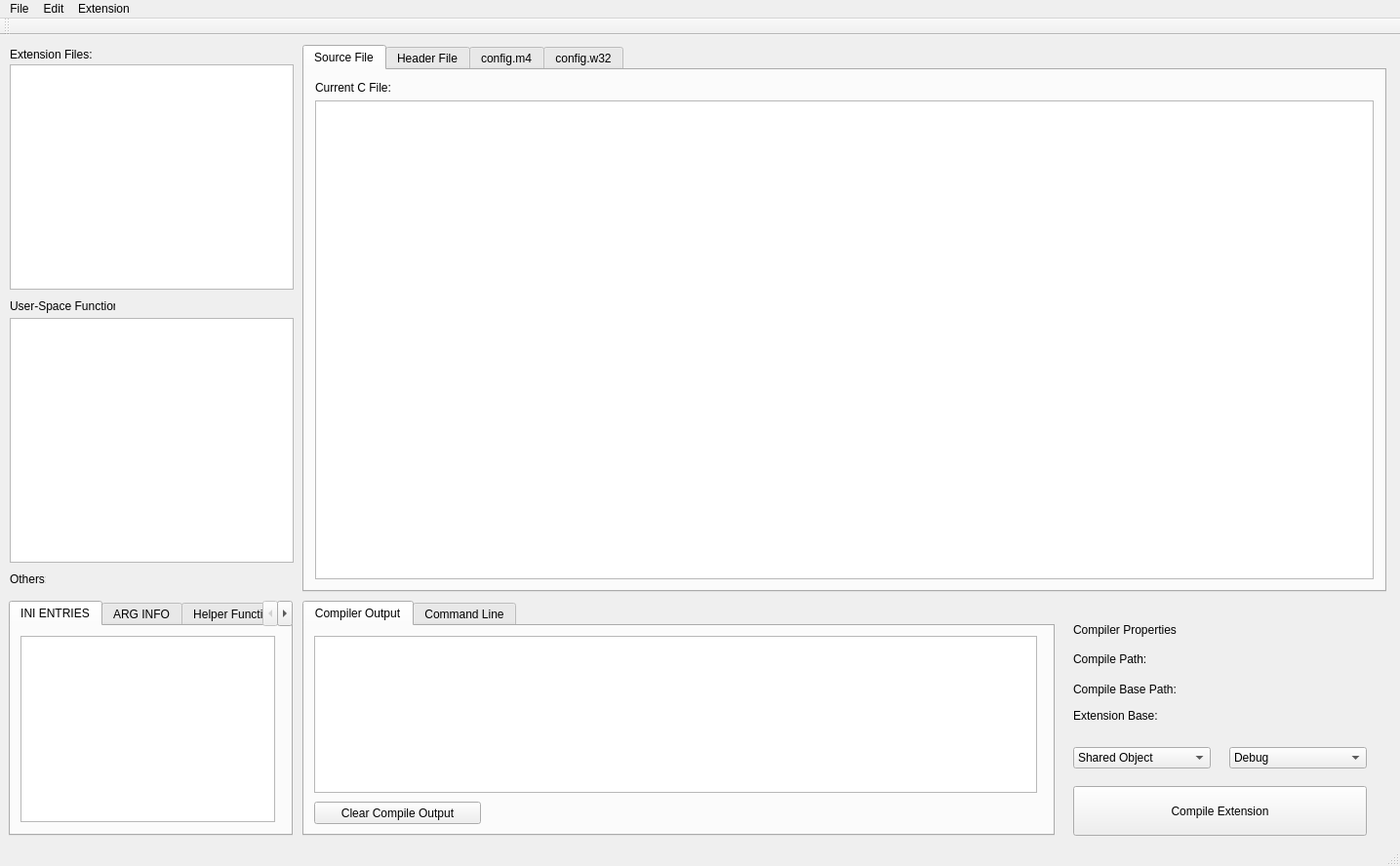
<?xml version="1.0" encoding="UTF-8"?>
<ui version="4.0">
 <class>MainWindow</class>
 <widget class="QMainWindow" name="MainWindow">
  <property name="geometry">
   <rect>
    <x>0</x>
    <y>0</y>
    <width>1435</width>
    <height>888</height>
   </rect>
  </property>
  <property name="sizePolicy">
   <sizepolicy hsizetype="Preferred" vsizetype="Preferred">
    <horstretch>0</horstretch>
    <verstretch>0</verstretch>
   </sizepolicy>
  </property>
  <property name="windowTitle">
   <string>PHP Extension Editor</string>
  </property>
  <widget class="QWidget" name="centralWidget">
   <property name="sizePolicy">
    <sizepolicy hsizetype="Preferred" vsizetype="Preferred">
     <horstretch>0</horstretch>
     <verstretch>0</verstretch>
    </sizepolicy>
   </property>
   <widget class="QTabWidget" name="tabWidget">
    <property name="geometry">
     <rect>
      <x>310</x>
      <y>10</y>
      <width>1111</width>
      <height>561</height>
     </rect>
    </property>
    <property name="sizePolicy">
     <sizepolicy hsizetype="Expanding" vsizetype="Expanding">
      <horstretch>0</horstretch>
      <verstretch>0</verstretch>
     </sizepolicy>
    </property>
    <property name="currentIndex">
     <number>0</number>
    </property>
    <property name="tabsClosable">
     <bool>false</bool>
    </property>
    <widget class="QWidget" name="tab">
     <attribute name="title">
      <string>Source File</string>
     </attribute>
     <layout class="QVBoxLayout" name="verticalLayout_2">
      <item>
       <widget class="QLabel" name="label_cFile">
        <property name="text">
         <string>Current C File:</string>
        </property>
       </widget>
      </item>
      <item>
       <widget class="QPlainTextEdit" name="textEdit_cFile">
        <property name="font">
         <font>
          <family>Courier</family>
          <pointsize>10</pointsize>
         </font>
        </property>
       </widget>
      </item>
     </layout>
    </widget>
    <widget class="QWidget" name="tab_2">
     <attribute name="title">
      <string>Header File</string>
     </attribute>
     <layout class="QVBoxLayout" name="verticalLayout_3">
      <item>
       <widget class="QLabel" name="label_hFile">
        <property name="text">
         <string>Current H File:</string>
        </property>
       </widget>
      </item>
      <item>
       <widget class="QPlainTextEdit" name="textEdit_hFile">
        <property name="font">
         <font>
          <family>Courier</family>
          <pointsize>10</pointsize>
         </font>
        </property>
       </widget>
      </item>
     </layout>
    </widget>
    <widget class="QWidget" name="tab_3">
     <attribute name="title">
      <string>config.m4</string>
     </attribute>
     <layout class="QVBoxLayout" name="verticalLayout_4">
      <item>
       <widget class="QLabel" name="label_5">
        <property name="text">
         <string>Please note: Any changes to this document are saved strait away.</string>
        </property>
       </widget>
      </item>
      <item>
       <widget class="QPlainTextEdit" name="plainTextEdit_config_m4">
        <property name="font">
         <font>
          <family>Courier</family>
          <pointsize>10</pointsize>
         </font>
        </property>
       </widget>
      </item>
     </layout>
    </widget>
    <widget class="QWidget" name="tab_5">
     <attribute name="title">
      <string>config.w32</string>
     </attribute>
     <layout class="QVBoxLayout" name="verticalLayout_5">
      <item>
       <widget class="QLabel" name="label_6">
        <property name="text">
         <string>Please note: Any changes to this document are saved strait away.</string>
        </property>
       </widget>
      </item>
      <item>
       <widget class="QPlainTextEdit" name="plainTextEdit_config_w32">
        <property name="font">
         <font>
          <family>Courier</family>
          <pointsize>10</pointsize>
         </font>
        </property>
       </widget>
      </item>
     </layout>
    </widget>
   </widget>
   <widget class="QPushButton" name="pushButton_compileExtension">
    <property name="geometry">
     <rect>
      <x>1100</x>
      <y>770</y>
      <width>301</width>
      <height>51</height>
     </rect>
    </property>
    <property name="text">
     <string>Compile Extension</string>
    </property>
   </widget>
   <widget class="QComboBox" name="comboBox_compileType">
    <property name="geometry">
     <rect>
      <x>1100</x>
      <y>730</y>
      <width>141</width>
      <height>22</height>
     </rect>
    </property>
    <item>
     <property name="text">
      <string>Shared Object</string>
     </property>
    </item>
    <item>
     <property name="text">
      <string>Static</string>
     </property>
    </item>
   </widget>
   <widget class="QLabel" name="label_path_phpSDKBase">
    <property name="geometry">
     <rect>
      <x>1100</x>
      <y>630</y>
      <width>291</width>
      <height>20</height>
     </rect>
    </property>
    <property name="text">
     <string>Compile Path:</string>
    </property>
   </widget>
   <widget class="QLabel" name="label_path_compileBase">
    <property name="geometry">
     <rect>
      <x>1100</x>
      <y>660</y>
      <width>291</width>
      <height>21</height>
     </rect>
    </property>
    <property name="text">
     <string>Compile Base Path:</string>
    </property>
   </widget>
   <widget class="QLabel" name="label_path_extBase">
    <property name="geometry">
     <rect>
      <x>1100</x>
      <y>690</y>
      <width>281</width>
      <height>16</height>
     </rect>
    </property>
    <property name="text">
     <string>Extension Base:</string>
    </property>
   </widget>
   <widget class="QLabel" name="label_4">
    <property name="geometry">
     <rect>
      <x>1100</x>
      <y>600</y>
      <width>271</width>
      <height>20</height>
     </rect>
    </property>
    <property name="text">
     <string>Compiler Properties</string>
    </property>
   </widget>
   <widget class="QComboBox" name="comboBox">
    <property name="geometry">
     <rect>
      <x>1260</x>
      <y>730</y>
      <width>141</width>
      <height>22</height>
     </rect>
    </property>
    <item>
     <property name="text">
      <string>Debug</string>
     </property>
    </item>
    <item>
     <property name="text">
      <string>Release</string>
     </property>
    </item>
   </widget>
   <widget class="QLabel" name="label_3">
    <property name="geometry">
     <rect>
      <x>10</x>
      <y>10</y>
      <width>291</width>
      <height>20</height>
     </rect>
    </property>
    <property name="text">
     <string>Extension Files:</string>
    </property>
   </widget>
   <widget class="QLabel" name="label">
    <property name="geometry">
     <rect>
      <x>10</x>
      <y>270</y>
      <width>108</width>
      <height>16</height>
     </rect>
    </property>
    <property name="text">
     <string>User-Space Functions:</string>
    </property>
   </widget>
   <widget class="QListWidget" name="listWidget_extensionFiles">
    <property name="geometry">
     <rect>
      <x>10</x>
      <y>30</y>
      <width>291</width>
      <height>231</height>
     </rect>
    </property>
    <property name="sizePolicy">
     <sizepolicy hsizetype="Fixed" vsizetype="Fixed">
      <horstretch>0</horstretch>
      <verstretch>0</verstretch>
     </sizepolicy>
    </property>
    <property name="minimumSize">
     <size>
      <width>0</width>
      <height>0</height>
     </size>
    </property>
    <property name="maximumSize">
     <size>
      <width>16777215</width>
      <height>16777215</height>
     </size>
    </property>
    <property name="baseSize">
     <size>
      <width>0</width>
      <height>200</height>
     </size>
    </property>
   </widget>
   <widget class="QListWidget" name="listWidget_phpFE">
    <property name="geometry">
     <rect>
      <x>10</x>
      <y>290</y>
      <width>291</width>
      <height>251</height>
     </rect>
    </property>
    <property name="sizePolicy">
     <sizepolicy hsizetype="Fixed" vsizetype="Fixed">
      <horstretch>0</horstretch>
      <verstretch>0</verstretch>
     </sizepolicy>
    </property>
    <property name="minimumSize">
     <size>
      <width>0</width>
      <height>0</height>
     </size>
    </property>
    <property name="maximumSize">
     <size>
      <width>16777215</width>
      <height>16777215</height>
     </size>
    </property>
    <property name="baseSize">
     <size>
      <width>0</width>
      <height>100</height>
     </size>
    </property>
   </widget>
   <widget class="QLabel" name="label_2">
    <property name="geometry">
     <rect>
      <x>10</x>
      <y>550</y>
      <width>37</width>
      <height>16</height>
     </rect>
    </property>
    <property name="text">
     <string>Others:</string>
    </property>
   </widget>
   <widget class="QTabWidget" name="tabWidget_2">
    <property name="geometry">
     <rect>
      <x>9</x>
      <y>580</y>
      <width>291</width>
      <height>241</height>
     </rect>
    </property>
    <property name="sizePolicy">
     <sizepolicy hsizetype="Fixed" vsizetype="Fixed">
      <horstretch>0</horstretch>
      <verstretch>0</verstretch>
     </sizepolicy>
    </property>
    <property name="minimumSize">
     <size>
      <width>0</width>
      <height>0</height>
     </size>
    </property>
    <property name="baseSize">
     <size>
      <width>200</width>
      <height>190</height>
     </size>
    </property>
    <property name="currentIndex">
     <number>0</number>
    </property>
    <widget class="QWidget" name="widget">
     <attribute name="title">
      <string>INI ENTRIES</string>
     </attribute>
     <widget class="QListWidget" name="listWidget_2">
      <property name="geometry">
       <rect>
        <x>10</x>
        <y>10</y>
        <width>261</width>
        <height>191</height>
       </rect>
      </property>
     </widget>
    </widget>
    <widget class="QWidget" name="tab_4">
     <attribute name="title">
      <string>ARG INFO</string>
     </attribute>
    </widget>
    <widget class="QWidget" name="tab_6">
     <attribute name="title">
      <string>Helper Functions</string>
     </attribute>
    </widget>
   </widget>
   <widget class="QTabWidget" name="tabWidget_compile">
    <property name="geometry">
     <rect>
      <x>310</x>
      <y>580</y>
      <width>771</width>
      <height>241</height>
     </rect>
    </property>
    <property name="currentIndex">
     <number>0</number>
    </property>
    <widget class="QWidget" name="tab_7">
     <attribute name="title">
      <string>Compiler Output</string>
     </attribute>
     <widget class="QPlainTextEdit" name="plainTextEdit_compile_out">
      <property name="geometry">
       <rect>
        <x>10</x>
        <y>10</y>
        <width>741</width>
        <height>161</height>
       </rect>
      </property>
     </widget>
     <widget class="QPushButton" name="pushButton_compileClearOutput">
      <property name="geometry">
       <rect>
        <x>10</x>
        <y>180</y>
        <width>171</width>
        <height>23</height>
       </rect>
      </property>
      <property name="text">
       <string>Clear Compile Output</string>
      </property>
     </widget>
    </widget>
    <widget class="QWidget" name="tab_8">
     <attribute name="title">
      <string>Command Line</string>
     </attribute>
    </widget>
   </widget>
  </widget>
  <widget class="QMenuBar" name="menuBar">
   <property name="geometry">
    <rect>
     <x>0</x>
     <y>0</y>
     <width>1435</width>
     <height>21</height>
    </rect>
   </property>
   <widget class="QMenu" name="menuFile">
    <property name="title">
     <string>File</string>
    </property>
    <addaction name="actionLoad_Extension"/>
    <addaction name="actionCreate_Extension"/>
    <addaction name="separator"/>
    <addaction name="actionSave_Current_Document"/>
    <addaction name="actionSave_All_Documents"/>
    <addaction name="separator"/>
   </widget>
   <widget class="QMenu" name="menuExtension">
    <property name="title">
     <string>Extension</string>
    </property>
    <addaction name="actionExtension_Properties"/>
    <addaction name="actionCreate_Test"/>
    <addaction name="actionCompile_Extension"/>
   </widget>
   <widget class="QMenu" name="menuEdit">
    <property name="title">
     <string>Edit</string>
    </property>
    <addaction name="actionPreferences"/>
   </widget>
   <addaction name="menuFile"/>
   <addaction name="menuEdit"/>
   <addaction name="menuExtension"/>
  </widget>
  <widget class="QToolBar" name="mainToolBar">
   <attribute name="toolBarArea">
    <enum>TopToolBarArea</enum>
   </attribute>
   <attribute name="toolBarBreak">
    <bool>false</bool>
   </attribute>
  </widget>
  <widget class="QStatusBar" name="statusBar"/>
  <action name="actionLoad_Extension">
   <property name="text">
    <string>Load Extension...</string>
   </property>
  </action>
  <action name="actionCreate_Extension">
   <property name="text">
    <string>Create  Extension...</string>
   </property>
  </action>
  <action name="actionPreferences">
   <property name="text">
    <string>Preferences...</string>
   </property>
  </action>
  <action name="actionGo_to_PHP_Function">
   <property name="text">
    <string>Go to PHP Function</string>
   </property>
  </action>
  <action name="actionCreate_Test">
   <property name="text">
    <string>Create Test</string>
   </property>
  </action>
  <action name="actionCompile_Extension">
   <property name="text">
    <string>Compile Extension...</string>
   </property>
  </action>
  <action name="actionExtension_Properties">
   <property name="text">
    <string>Extension Properties...</string>
   </property>
  </action>
  <action name="actionSave_Current_Document">
   <property name="text">
    <string>&amp;Save Current Document</string>
   </property>
  </action>
  <action name="actionSave_All_Documents">
   <property name="text">
    <string>Save All Documents</string>
   </property>
  </action>
 </widget>
 <layoutdefault spacing="6" margin="11"/>
 <resources/>
 <connections/>
</ui>
